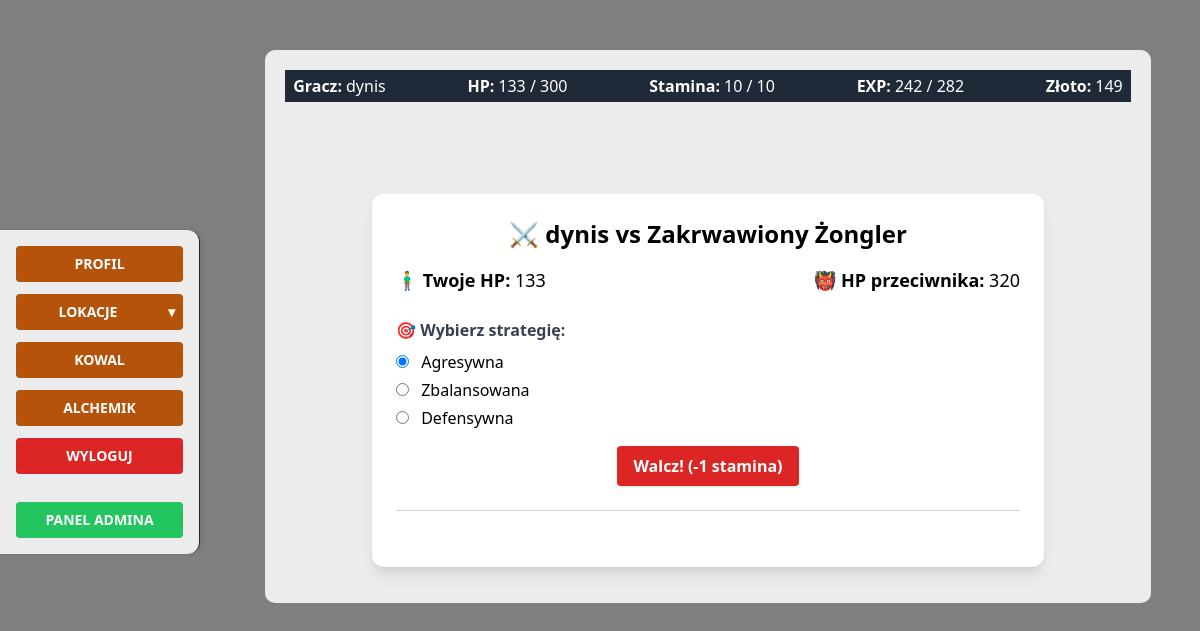
The page /lokacje/fight/4/ (signed in) on the database its author committed.
### user_profile/models.py (models this page shows, shortened)
class UserProfile(models.Model):
    user = models.OneToOneField(User, on_delete=models.CASCADE)
    strength = models.IntegerField(default=1)
    dexterity = models.IntegerField(default=1)
    constitution = models.IntegerField(default=1)
    intelligence = models.IntegerField(default=1)
    level = models.IntegerField(default=1)
    experience = models.IntegerField(default=0)
    stat_points = models.IntegerField(default=0)
    gold = models.IntegerField(default=0)
    max_hp = models.IntegerField(default=100)
    hp = models.IntegerField(default=100)
    base_hp = models.IntegerField(default=100)
    max_stamina = models.IntegerField(default=10)
    stamina = models.IntegerField(default=10)
    attack = models.IntegerField(default=3)
    base_attack = models.IntegerField(default=3)
    defence = models.IntegerField(default=3)
    base_defence = models.IntegerField(default=3)
    base_strength = models.IntegerField(default=1)
    base_dexterity = models.IntegerField(default=1)
    base_constitution = models.IntegerField(default=1)
    base_intelligence = models.IntegerField(default=1)
    last_regen = models.DateTimeField(default=timezone.now)
    last_regen_stm = models.DateTimeField(default=timezone.now)
    def lvlup_exp(self):
        return math.floor(100 * (self.level ** 1.5))
    def stamina_regen(self):
        regen_timer = timezone.now() - self.last_regen_stm
        regen_minutes = regen_timer.total_seconds() / 60
        regen_amount = math.floor((self.intelligence / 2) * round(regen_minutes))
        new_stamina = self.stamina + regen_amount
        if new_stamina > self.max_stamina:
            self.stamina = self.max_stamina
        else:
            self.stamina = round(new_stamina)
        if regen_amount > 0 or self.stamina == self.max_stamina:
            self.last_regen_stm = timezone.now()
        self.save()

### lokacje/models.py (models this page shows, shortened)
class Enemy(models.Model):
    ENEMY_TYPES = [
        ('normal', 'Normalny'),
        ('elite', 'Elita'),
        ('boss', 'Boss'),
    ]
    name = models.CharField(max_length=25, default="test_object")
    description = models.TextField(default="Opis przeciwnika", blank=True)
    lvl = models.PositiveIntegerField(default=1)
    base_strenght = models.IntegerField(default=1)
    base_intelect = models.IntegerField(default=1)
    base_dexterity = models.IntegerField(default=1)
    base_constitution = models.IntegerField(default=1)
    gold_drop = models.IntegerField(default=0)
    base_hp = models.IntegerField(default=100)
    base_attack = models.IntegerField(default=0)
    base_defence = models.IntegerField(default=0)
    loot_table = models.ManyToManyField(Item, blank=True, related_name='loot_table')
    type = models.CharField(max_length=10, choices=ENEMY_TYPES, default='normal')
    created_at = models.DateTimeField(auto_now_add=True)
    updated_at = models.DateTimeField(auto_now=True)
    drop_chance = models.DecimalField(decimal_places=2, max_digits=3, default=0.01)
    portrait = models.ImageField(upload_to="portraits/", blank=True, null=True, help_text="Portret wroga")

### lokacje/views.py (the view, shortened to what this page needs)
# urls.py: path('fight/<int:enemy_id>/', views.fight_view, name='fight'),
@login_required
def fight_view(request, enemy_id):
    enemy = get_object_or_404(Enemy, id=enemy_id)
    user_profile = get_object_or_404(UserProfile, user=request.user)
    user_profile.stamina_regen()
    return render(request, 'lokacje/fight.html', {
        'user_profile': user_profile,
        'enemy': enemy,
    })

### inventory/context_processors.py (called while the page is built)
def player_banner_context(request):
    if request.user.is_authenticated:
        try:
            player = UserProfile.objects.get(user=request.user)
            return {'player': player}
        except UserProfile.DoesNotExist:
            return {}
    return {}

### lokacje/templates/lokacje/fight.html (shortened to what this page needs)
{% extends "base.html" %}
{% load static %}
{% block sidebar %}
  {% include 'sidebar.html' %}
{% endblock %}
{% block banner_up %}
  {% include 'banner_up.html' %}
{% endblock %}
{% block content %}
<div class="max-w-2xl mx-auto bg-white shadow-lg rounded-xl p-6 mt-6">
  <h1 class="text-2xl font-bold mb-4 text-center">⚔️ {{ user_profile.user.username }} vs {{ enemy.name }}</h1>
  <div class="flex justify-between text-lg mb-6">
    <p><strong>🧍‍♂️ Twoje HP:</strong> {{ user_profile.hp }}</p>
    <p><strong>👹 HP przeciwnika:</strong> {{ enemy.base_hp }}</p>
  </div>
  <form
    id="fight-form"
    class="space-y-4"
    hx-post="{% url 'fight' enemy.id %}"
    hx-target="#fight-result"
    hx-swap="innerHTML"
    hx-on::after-request="document.getElementById('player-banner').dispatchEvent(new Event('refresh'))"
  >
    <fieldset class="space-y-2">
      <legend class="font-semibold text-gray-700">🎯 Wybierz strategię:</legend>
      <div class="flex flex-col space-y-1">
        <label><input type="radio" name="strategy" value="aggressive" checked class="mr-2"> Agresywna</label>
        <label><input type="radio" name="strategy" value="balanced" class="mr-2"> Zbalansowana</label>
        <label><input type="radio" name="strategy" value="defensive" class="mr-2"> Defensywna</label>
      </div>
    </fieldset>
    <div class="text-center">
      <button type="submit" class="bg-red-600 hover:bg-red-700 text-white font-semibold py-2 px-4 rounded shadow transition duration-200">
        Walcz! (-1 stamina)
      </button>
    </div>
  </form>
  <div id="fight-result" class="mt-6 p-4 border-t border-gray-300 text-sm text-gray-800">
  </div>
</div>
{% endblock %}

### templates/banner_up.html
<div class="w-full bg-gray-800 text-white px-2 py-1"  id="player-banner">
  <div class="flex flex-col sm:flex-row flex-wrap items-center justify-between gap-2 text-xs sm:text-base">
    <div class="flex items-center gap-1">
      <span class="font-semibold">Gracz:</span>
      <span>{{ player.user.username }}</span>
    </div>
    <div class="flex items-center gap-1">
      <span class="font-semibold">HP:</span>
      <span>{{ player.hp }} / {{ player.max_hp }}</span>
    </div>
    <div class="flex items-center gap-1">
      <span class="font-semibold">Stamina:</span>
      <span>{{ player.stamina }} / {{ player.max_stamina }}</span>
    </div>
    <div class="flex items-center gap-1">
      <span class="font-semibold">EXP:</span>
      <span>{{ player.experience }} / {{ player.lvlup_exp }}</span>
    </div>
    <div class="flex items-center gap-1">
      <span class="font-semibold">Złoto:</span>
      <span>{{ player.gold }}</span>
    </div>
  </div>
</div>

### static/css/custom.css (style rules this page uses)
body { background: url('/static/images/background.jpg') no-repeat center center fixed; background-size: cover; color: black; }

### rows shown on the page
UserProfile: user.username "dynis", hp "133", max_hp "300", stamina "10", max_stamina "10", experience "242", lvlup_exp "282", gold "149"
Enemy: name "Zakrwawiony Żongler", base_hp "320"
